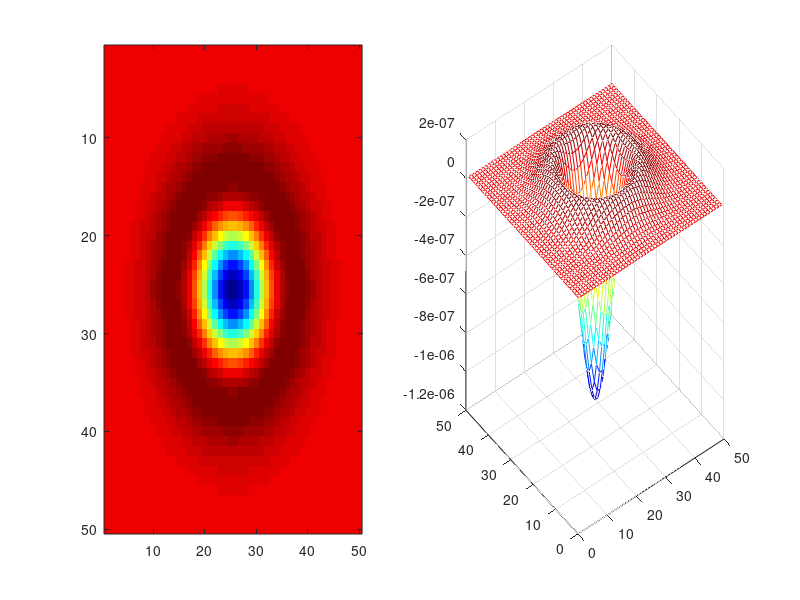

Recreate this plot in MATLAB.

%Student Dave's tutorial on:  Finding flies! lol :P
%this code uses blob analysis to find 
%Copyright Student Dave's Tutorials 2013
%if you would like to use this code, please feel free, just remember to
%reference and tell your friends! :)
%requires matlabs image processing toolbox

%you can get the fly footage here!  (notably, the free version is pretty low quality so
%tracking will have some issues ..you gotta tweaky it :-/
%http://footage.shutterstock.com/clip-978808-stock-footage-swarm-of-flies-buzzing-with-matte-for-easy-compositing-into-your-own-scenes.html

%What the heck does this code do!?
%the code tries to find the flies..but not just when they are very visual,
%but even when the are partially overlapping..how?!
% 1) Averaged background subtraction
% 2) Noise reduction via image smoothing using 2-d gaussian filter.
% 3) Threshold and point detection in binary image.

clear all;
close all;
set(0,'DefaultFigureWindowStyle','docked') %dock the figures..just a personal preference you don't need this.

%base_dir = 'E:\Dropbox\Student_dave\flies_SD_frames\duplicates_removed\';
base_dir = '2a/';


cd(base_dir);

%% get listing of frames so that you can cycle through them easily.
f_list =  dir('*jpg');
%obj.reader = vision.VideoFileReader('*jpg');


%% initialize gaussian filter

%using fspecial, we will make a laplacian of a gaussian (LOG) template to convolve (pass over)
%over the image to find blobs!

hsizeh = 50  %you will need to iterative test these values two values. the bigger they are, the larger the blob they will find!
sigmah = 6   %
h = fspecial('log', hsizeh, sigmah)
subplot(121); imagesc(h)
subplot(122); mesh(h)
colormap(jet)


%frame = obj.reader.step();
    
%% iteratively (frame by frame) find flies and save the X Y coordinates!
X = cell(1,length(f_list)); %detection X coordinate indice
Y = cell(1,length(f_list));  %detection Y coordinate indice
% % % % 
% % % % %% iteratively (frame by frame) find flies and save the X Y coordinates!
% % % % X = cell(1,length(frame)); %detection X coordinate indice
% % % % Y = cell(1,length(frame));  %detection Y coordinate indice

for i = 1:length(f_list)
%while ~isDone(obj.reader)
    
    img_real = (imread(f_list(i).name)); %just for plottin purposes
    %img_real = (imread(frame.name)); %just for plottin purposes
    img_tmp = double(imread(f_list(i).name)); %load in the image and convert to double too allow for computations on the image
    img = img_tmp(:,:,1); %reduce to just the first dimension, we don't care about color (rgb) values here.
    %imshow(img)
    %do the blob filter!
    blob_img = conv2(img,h,'same');
    
    %threshold the image to blobs only: you'll need to decide what your
    %threshold level is..you can use your eyes or a histogram :P
    idx = find(blob_img < 0.7); 
    blob_img(idx) = nan ;
    
    %now we have an image of hills and valleys..some are distinct, some
    %overlap..but you can still see the peak...most of the time.
    %use this GREAT 2-d local max/min finder 
    %http://www.mathworks.com/matlabcentral/fileexchange/12275-extrema-m-extrema2-m
    %it find the blob peak indices for this video, there should be ~11
    [zmax,imax,zmin,imin] = extrema2(blob_img);
    [X{i},Y{i}] = ind2sub(size(blob_img),imax);
    
    %for plotting
    %%{
    clf
    %subplot(211);   
    %imagesc(blob_img)
    %    axis off
    %subplot(212)
% % %     imshow(img_real)
% % %     hold on
% % %     for j = 1:length(X{i})
% % %         plot(Y{i}(j),X{i}(j),'or')
% % %     end
% % %     axis off
% % %     pause(.1);
    %}
    
    
    i
end

%save it!
save('raw_fly_detections.mat',  'X','Y')

%now, move on to the multi object tracking code!


% % %     function frame = readFrame()
% % %         frame = obj.reader.step();
% % %     end







